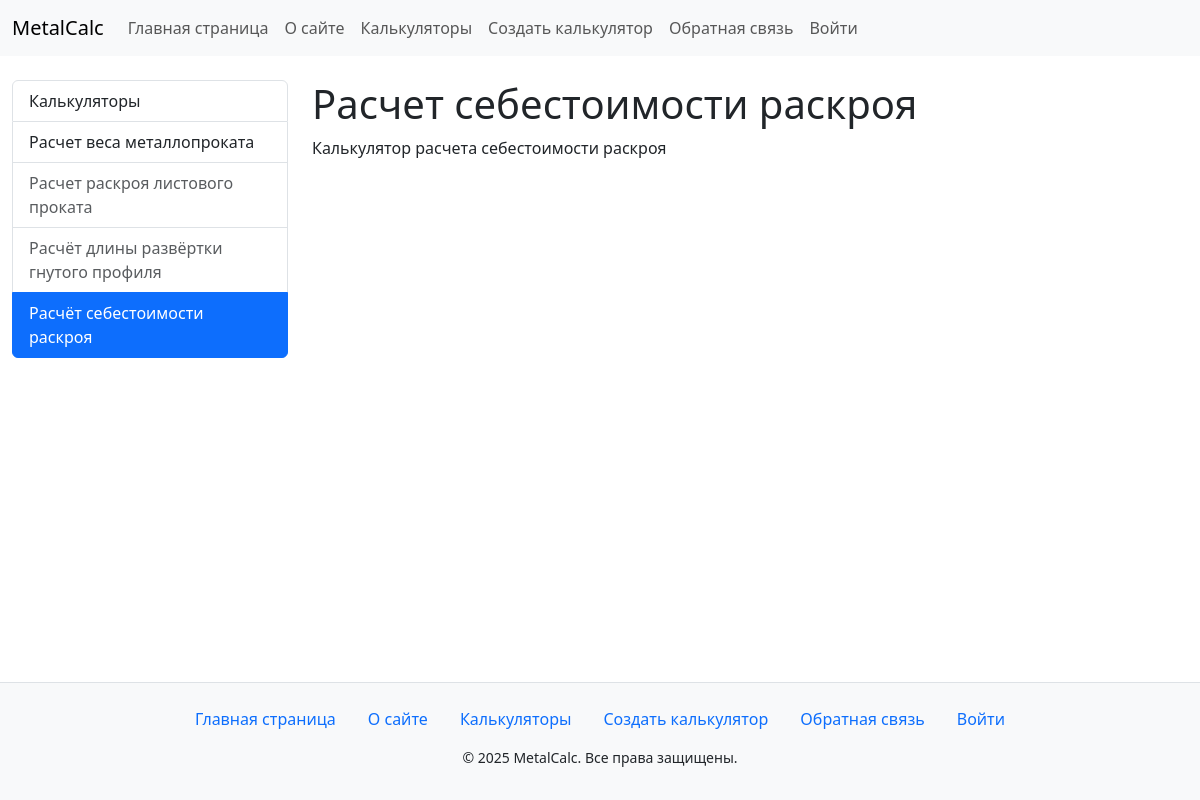
/calc/cost/, run on the app's committed database.
### calc/models.py (models this page shows, shortened)
class Calculator(models.Model):
    class Status (models.IntegerChoices):
        DRAFT = 0, 'В разработке'
        PUBLISHED = 1, 'Опубликовано'
    name = models.CharField(max_length=100)
    description = models.TextField(blank=True)
    is_published = models.BooleanField(choices=Status.choices, default=Status.DRAFT)
    slug = models.SlugField(max_length=100, unique=True, db_index=True)
    time_create = models.DateTimeField(auto_now_add=True)
    time_update = models.DateTimeField(auto_now=True)
    objects = models.Manager()
    published = PublishedManager()
    class Meta:
        ordering = ['-time_create']
        indexes = [
            models.Index(fields=['-time_create']),
        ]

### calc/views.py (the view)
# urls.py: path('calc/<slug:calc_slug>/', views.calcs, name='calc'),
def calcs(request, calc_slug: str):
    calcs = get_object_or_404(Calculator, slug=calc_slug)
    DATA = {'title': 'Главная страница',
            'menu': MENU,
            'calcs': calcs,
            'year': datetime.now().year,
            'calc_selected': calc_slug, }
    return render(request, 'calc/calc.html', context=DATA)

### calc/templatetags/calc_tags.py (called while the page is built)
@register.inclusion_tag('calc/list_calculators.html')
def show_calculators(calc_selected=None):
    calc = views.CALCS
    return {'calcs': calc, 'calc_selected': calc_selected}

### calc/templates/calc/calc.html
{% extends 'base.html'%}
{% block content %}
    <h1>{{calcs.name}}</h1>
    {{calcs.description|linebreaks}}
{% endblock %}

### calc/static/calc/css/style.css (style rules this page uses)
html, body { height: 100%; margin: 0; padding: 0; }

### data on the page
Calculator: name "Расчет себестоимости раскроя", description "Калькулятор расчета себестоимости раскроя"

### other printed values
{{ calc.title }} "Расчет веса металлопроката"
{{ calc.title }} "Расчет раскроя листового проката" "Расчёт длины развёртки гнутого профиля"
{{ calc.title }} "Расчёт себестоимости раскроя"
